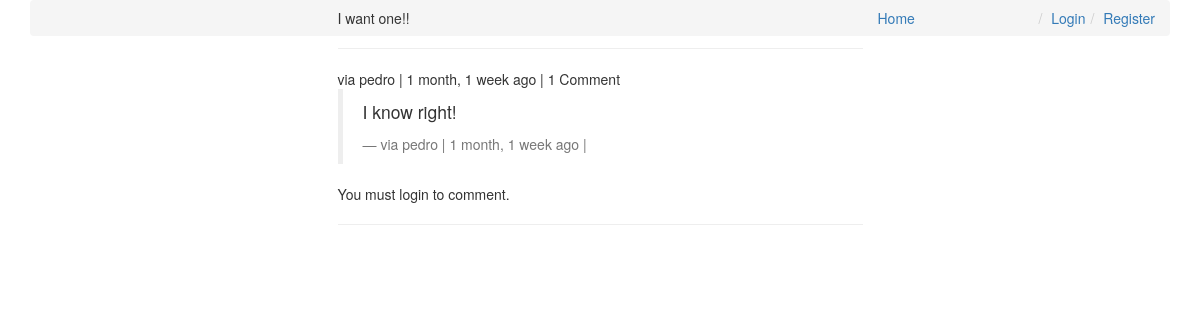
Screenshot of /comments/3/ with the database file from the repository.
### comments/models.py (models this page shows, shortened)
class Comment(models.Model):
    user = models.ForeignKey(settings.AUTH_USER_MODEL, default=1)
    content_type = models.ForeignKey(ContentType, on_delete=models.CASCADE)
    object_id = models.PositiveIntegerField()
    content_object = GenericForeignKey('content_type', 'object_id')
    parent = models.ForeignKey('self', null=True, blank=True)
    content = models.TextField()
    timestamp = models.DateTimeField(auto_now_add=True)
    objects = CommentManager()
    class Meta:
        ordering = ['-timestamp']
    def children(self):
        return Comment.objects.filter(parent=self)
    @property
    def is_parent(self):
        if self.parent is not None:
            return False
        return True

### comments/views.py (the view, shortened to what this page needs)
# urls.py: url(r'^(?P<id>\d+)/$', comment_thread, name='thread'),
def comment_thread(request, id):
    try:
        comment = Comment.objects.get(id=id)
    except:
        raise Http404
    if not comment.is_parent:
        comment = comment.parent
    content_object = comment.content_object  # Post that the comment is on
    content_id = comment.content_object.id
    initial_data = {
        'content_type': comment.content_type,
        'object_id': comment.object_id
    }
    comment_form = CommentForm(request.POST or None, initial=initial_data)
    context = {
        'comment': comment,
        'comment_form': comment_form,
    }
    return render(request, 'comment_thread.html', context)

### templates/comment_thread.html (shortened to what this page needs)
{% extends "base.html" %}
{% load urlify %}
{% block content %}
    <div class='col-sm-6 col-sm-offset-3'>
        <p>{{ comment.content }}</p>
        <hr>
        <footer>via {{ comment.user }} | {{ comment.timestamp|timesince }} ago | {% if comment.children.count > 0 %} {{ comment.children.count }} Comment{% endif %} </footer>
        <div>
            {% for child_comment in comment.children %}
                <blockquote>
                    <p>{{ child_comment.content }}</p>
                    <footer>via {{ child_comment.user }} | {{ child_comment.timestamp|timesince }} ago | {% if request.user == child_comment.user %}<a href="{{ child_comment.get_delete_url }}">Delete</a> {% endif %}</footer>
                </blockquote>
            {% endfor %}
            {% if request.user.is_authenticated %}
                <form method="POST" action=".">
                    {% csrf_token %}
                    <div class="form-group">
                        {{ comment_form }}
                    </div>
                    <input type="hidden" name="parent_id" value="{{ comment.id }}">
                    <input type="submit" class="btn btn-default" value="Reply">
                </form>
            {% else %}
                <p>You must login to comment.</p>
            {% endif %}
        </div>
        <hr>
    </div>
{% endblock content %}

### rows the page displays
Comment: content "I want one!!", user "pedro", timestamp "1 month, 1 week", children.count "1"
Comment: content "I know right!", user "pedro", timestamp "1 month, 1 week"
